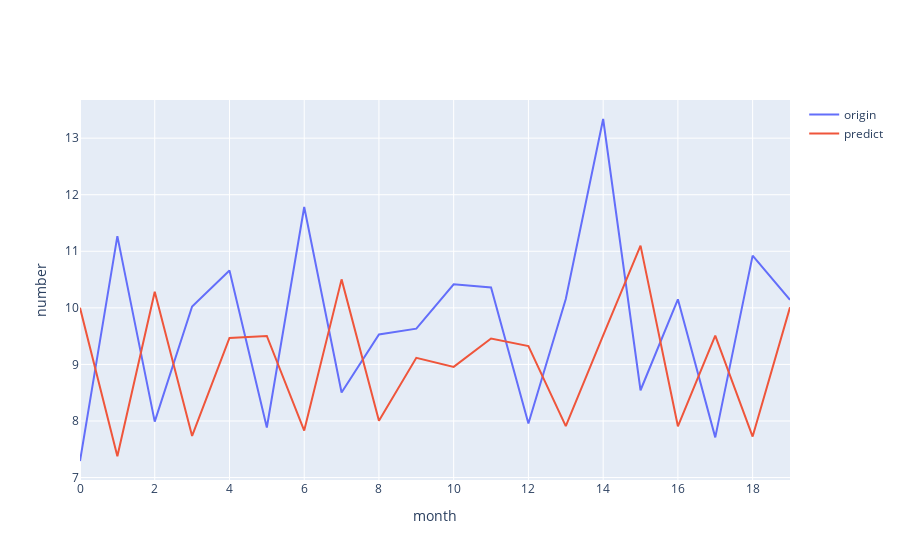

The notebook cell saved with this chart:
### Code cell
mu=10
beta1=0.4
phi1=0.6

prd_list=[mu]
err=numlist[0]-mu
for i in range(1,months):
    num=5+beta1*prd_list[-1]+phi1*err
    err=numlist[i]-num
    prd_list.append(num)
fig.add_trace(go.Scatter(x=list(range(months)),y=prd_list,name="predict"))

### Figure 1 — Plotly figure (JSON) as saved in the notebook; plotly's stock layout.template omitted (floating-point values rounded to 4 significant figures)
{"data": [{"name": "origin", "type": "scatter", "x": [0, 1, 2, 3, 4, 5, 6, 7, 8, 9, 10, 11, 12, 13, 14, 15, 16, 17, 18, 19], "y": [7.292, 11.27, 7.989, 10.02, 10.66, 7.884, 11.78, 8.505, 9.528, 9.632, 10.42, 10.36, 7.954, 10.16, 13.34, 8.543, 10.15, 7.71, 10.92, 10.14]}, {"name": "predict", "type": "scatter", "x": [0, 1, 2, 3, 4, 5, 6, 7, 8, 9, 10, 11, 12, 13, 14, 15, 16, 17, 18, 19], "y": [10, 7.375, 10.29, 7.736, 9.467, 9.502, 7.83, 10.5, 8.002, 9.116, 8.956, 9.458, 9.324, 7.908, 9.512, 11.1, 7.906, 9.509, 7.724, 10.01]}], "layout": {"xaxis": {"title": {"text": "month"}}, "yaxis": {"title": {"text": "number"}}}}
